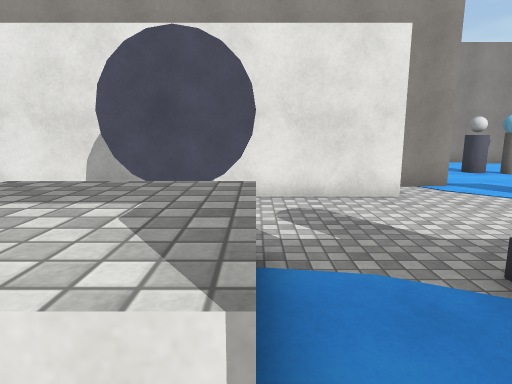
View 1 (above)

24 first-person views from a walk through a Unity game level. The camera is 1.5 m above the floor, tilts 10° down and sees 75° across. The floor is counted in squares, 1 m on a side. Each view is taken from the middle of a square. On the plan, view 1 faces up. The plan holds only what a view shows up to about 15 squares ahead; the rest is blank. The place goes on beyond the plan. The player character is not drawn. Surface patterns are stand-ins for the level's own textures.

View 2
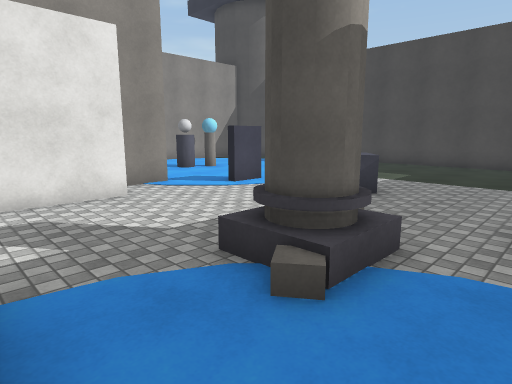

View 3
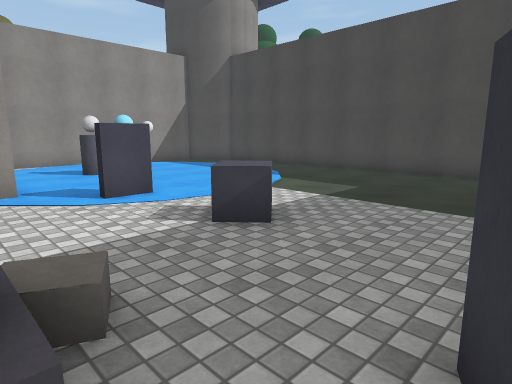

View 4
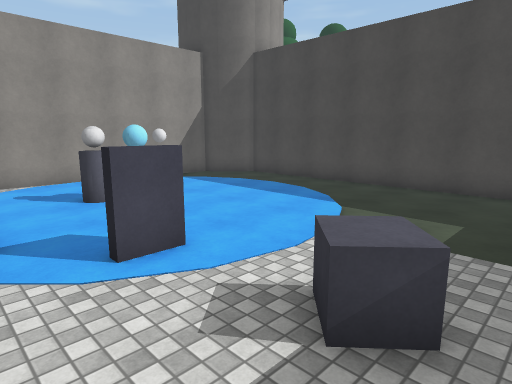

View 5
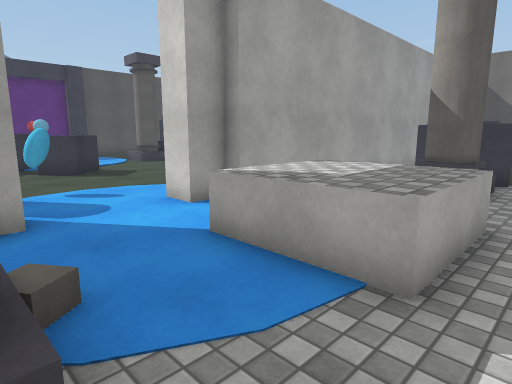

View 6
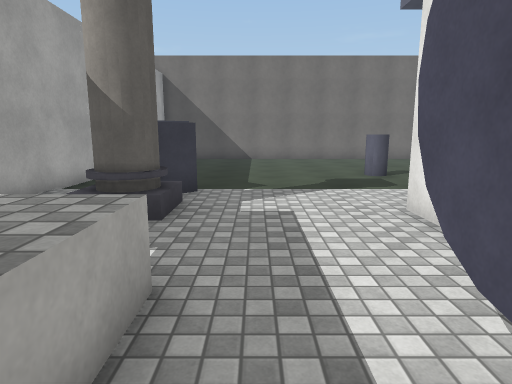

View 7
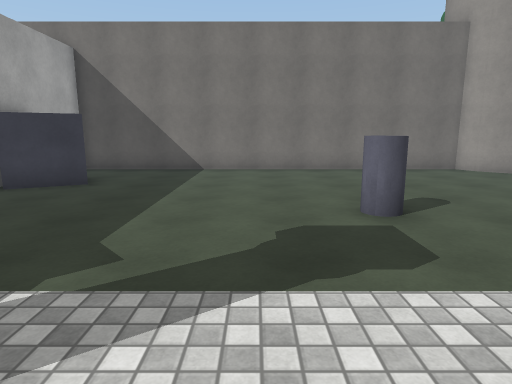

View 8
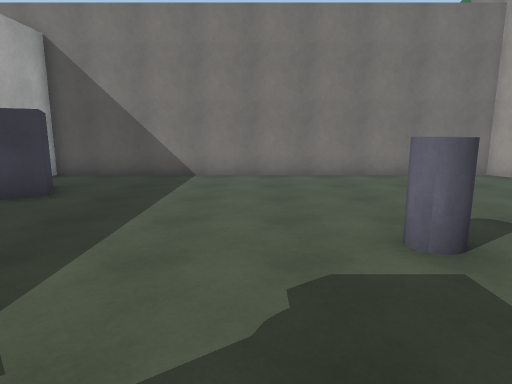

View 9
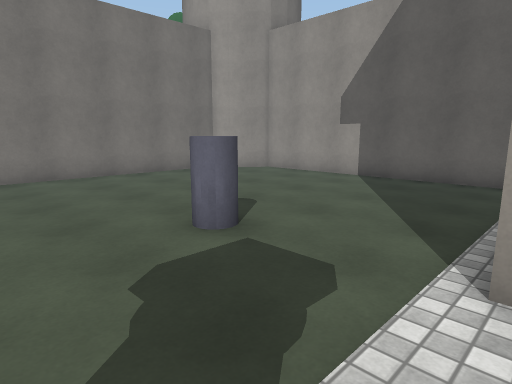

View 10
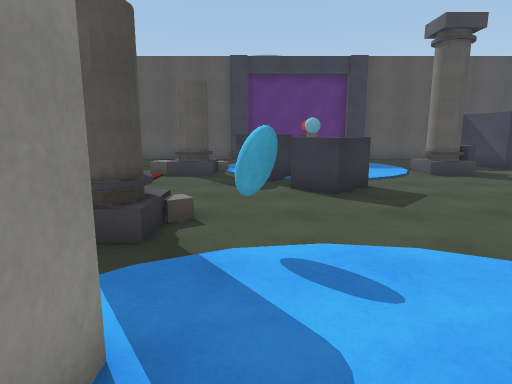

View 11
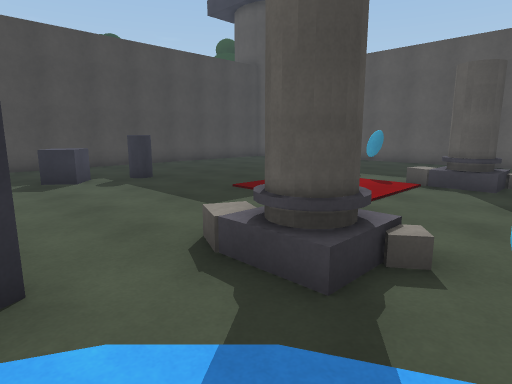

View 12
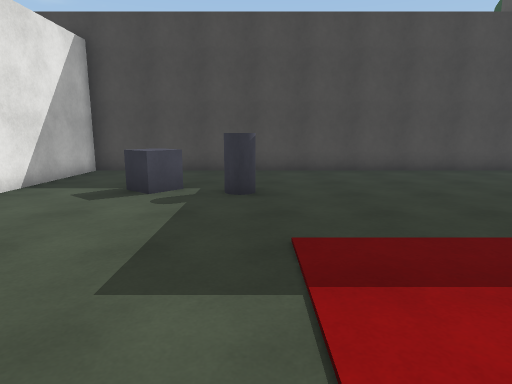

View 13
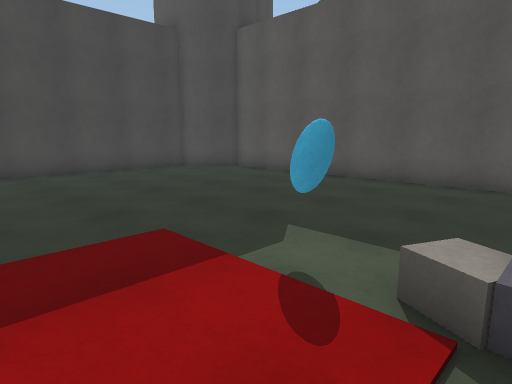

View 14
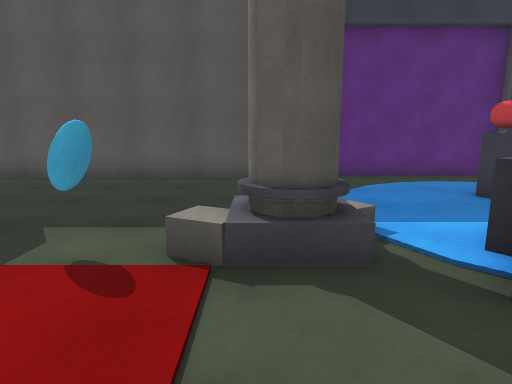

View 15
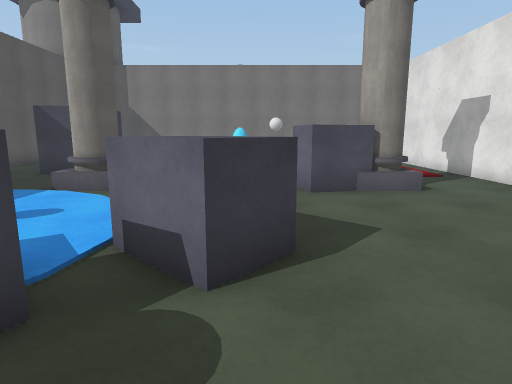

View 16
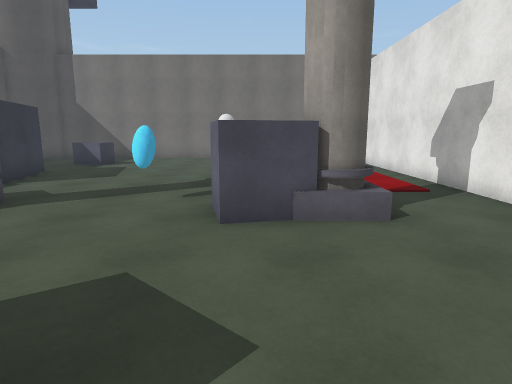

View 17
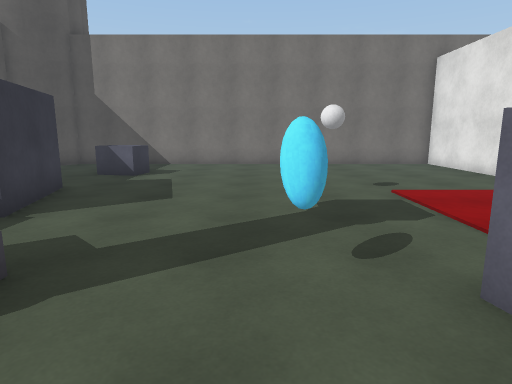

View 18
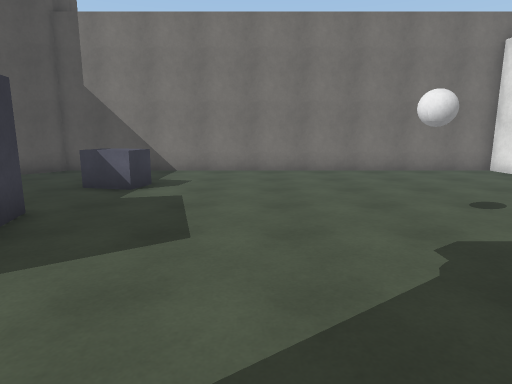

View 19
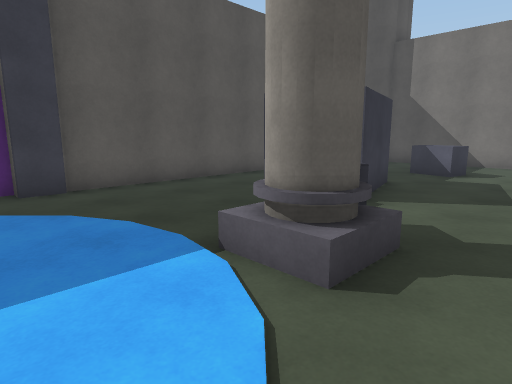

View 20
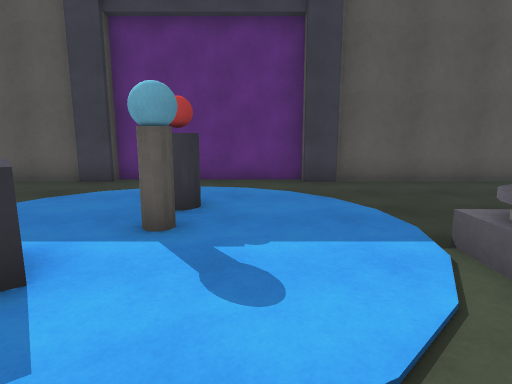

View 21
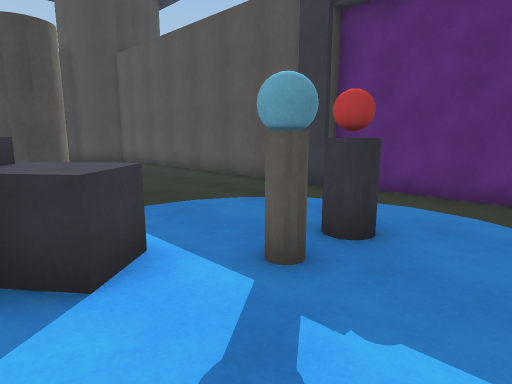

View 22
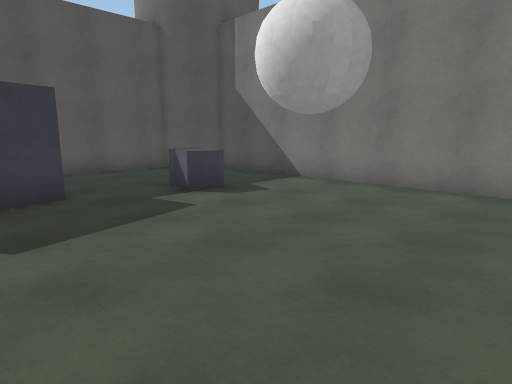

View 23
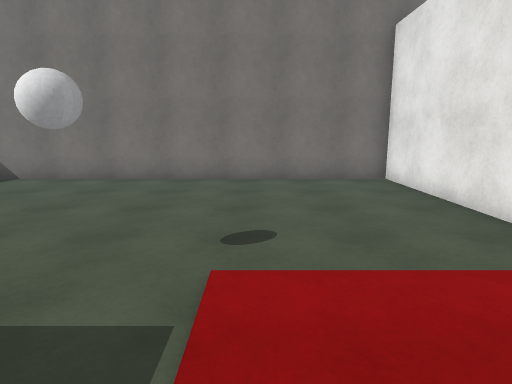

View 24
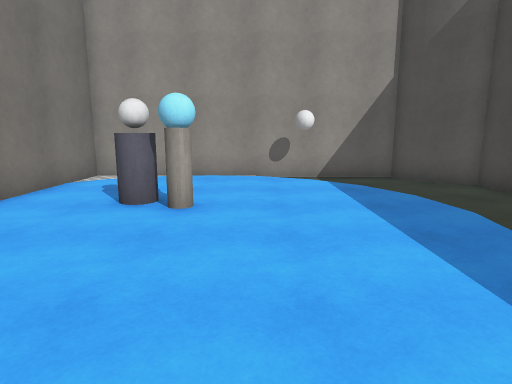

### Floor plan
Points are (right, up) in squares from view 1. A wall is a line through its corners. A room is listed if a view was taken in it or the views show most of it. See-through windows are left out.
Room 1 (views 1, 2, 3, 4, 5, 6, 7, 8, 9, 10, 11, 24)
walls: (0, 6.4) (-3, 6.4); (-2.6, 8) (-6.5, 8); (3.6, 8) (-1, 8); (-2, -1) (-1, -1) (-1, -2); (5.6, 9.5) (4.1, 9.5); (2, -2) (2, -1) (2.4, -1); (5.6, 0.1) (6.4, 0.5); (8.1, 8) (6.9, 8) (6.9, 8.2); (-12.6, -0.5) (-2, -0.5); (-9.6, 17.5) (-18.1, 17.5); (17.5, 2.2) (17.5, 12); (-19.1, 16.8) (-19.7, 16.1) (-20.5, 15.7) (-20.5, -0.5); (17.5, 14.4) (17.5, 15.7) (16.7, 16.1) (16.1, 16.7) (15.7, 17.5) (5.5, 17.5) (5.5, 13.1)
low walls: (-3, 4) (0, 4) (0, 1) (-0.9, 1)
ways out: opening at (0.5, -1.5) to room 2
objects: other object (-18, 0) to (-15, 2); other object (-13, 9) to (-12, 10); other object (-9, 1); other object (-9, 3) to (-8, 3); other object (-7, 2) to (-6, 3); other object (3, 2) to (4, 3); other object (8, 4) to (9, 5); other object (8, 13); other object (9, 12) to (10, 13)
Room 2 (views 12, 13, 14, 15, 16, 17, 18, 19, 20, 21, 22, 23)
walls: (2.5, -20.5) (15, -20.5); (-5.6, -20.3) (-4.5, -20.3) (-4.5, -20.9) (1.5, -20.9) (1.5, -20.3) (2.5, -20.3); (-6.6, -1.5) (-20.5, -1.5) (-20.5, -18.7) (-19.7, -19.1) (-19.1, -19.7) (-18.7, -20.5) (-14.5, -20.5); (-13.3, -15.4) (-9.9, -14.5) (-9.2, -16.9); (-13, -20.5) (-5.5, -20.5); (17.5, -18.4) (17.5, -1.5) (12.4, -1.5)
ways out: opening at (0.5, -1.5) to room 1
objects: other object (-17, -16) to (-16, -14); other object (-8, -14) to (-7, -13); other object (-7, -8) to (-6, -7); other object (-7, -6) to (-6, -5); other object (-6, -14) to (-6, -13); other object (-2, -17) to (-1, -16); other object (-2, -15) to (-1, -15); other object (-2, -11) to (0, -9); other object (-1, -14) to (1, -12); other object (0, -12) to (2, -11); other object (3, -14) to (4, -13); other object (3, -6) to (4, -5); other object (12, -8) to (13, -7); other object (12, -6) to (14, -5)

Where each view was taken, in squares from view 1:
view 1: 0 up, 0 right, facing up
view 2: 0 up, 0 right, facing up-right
view 3: 0 up, 4 right, facing up-right
view 4: 3 up, 5 right, facing up-right
view 5: 5 up, 3 right, facing down-left
view 6: 5 up, 0 right, facing left
view 7: 7 up, 6 left, facing left
view 8: 7 up, 8 left, facing left
view 9: 6 up, 8 left, facing up-left
view 10: 0 up, 1 right, facing down
view 11: 2 down, 1 right, facing down-right
view 12: 8 down, 4 right, facing right
view 13: 10 down, 4 right, facing down-right
view 14: 9 down, 4 right, facing down
view 15: 9 down, 3 right, facing left
view 16: 7 down, 0 right, facing left
view 17: 10 down, 4 left, facing left
view 18: 11 down, 7 left, facing left
view 19: 11 down, 3 left, facing down-left
view 20: 10 down, 3 left, facing down
view 21: 12 down, 4 left, facing down-right
view 22: 7 down, 11 left, facing down-left
view 23: 6 down, 9 left, facing left
view 24: 6 up, 11 right, facing up
